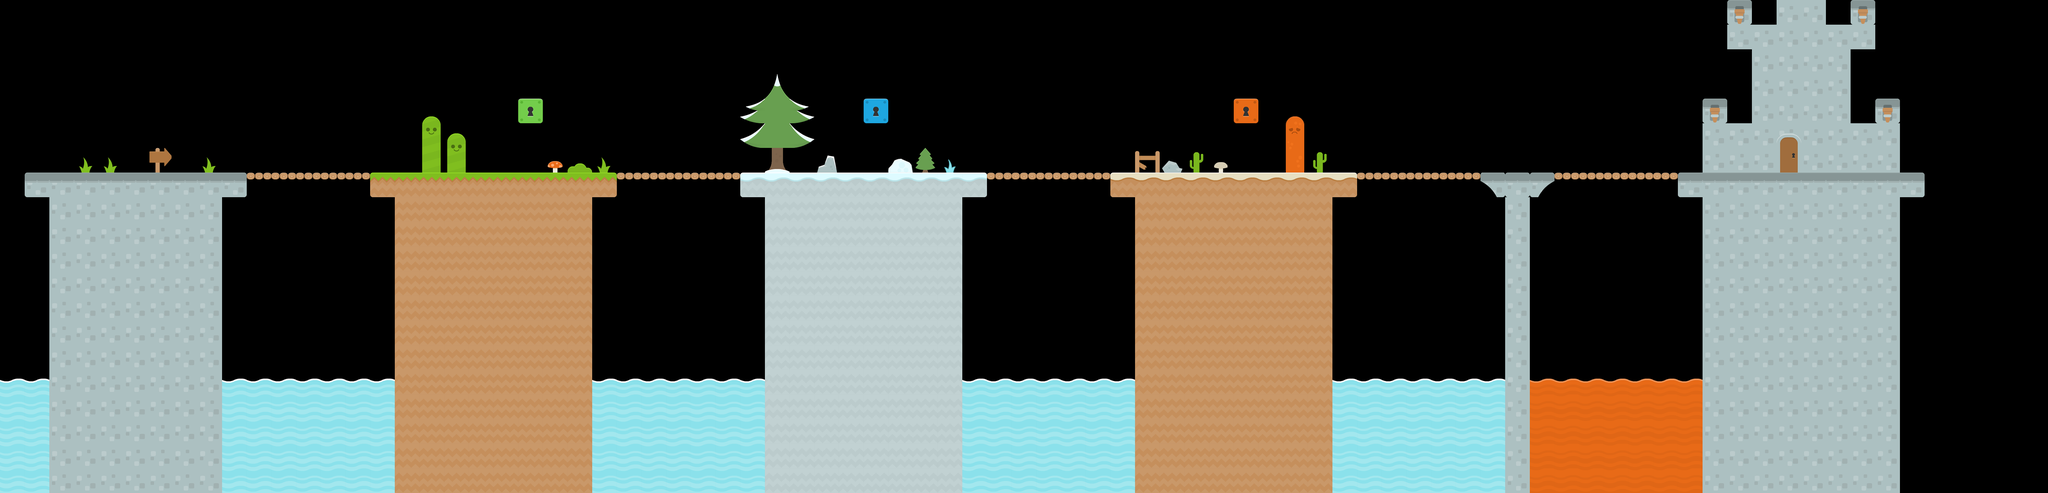

A 2D game scene composited from a Tiled map and its tileset images. What follows is a short description and the map's XML, with each tile layer's data collapsed to a summary:
An orthogonal 83x20 tile map with 64x64 px tiles, 3 tile layers (background, groundBack, ground) and 7 objects (4x sender, floor, color, spawn).

<map version="1.0" orientation="orthogonal" renderorder="right-down" width="83" height="20" tilewidth="64" tileheight="64" nextobjectid="162">
 <properties>
  <property name="background" value="" />
 </properties>
 <tileset firstgid="1" name="tileset" tilewidth="64" tileheight="64">
  <image source="tileset.png" width="832" height="640" />
 </tileset>
 <layer name="background" width="83" height="20">
  <data>[1660 cells, 36 non-empty, 2 distinct tile ids]</data>
 </layer>
 <layer name="groundBack" width="83" height="20">
  <data>[1660 cells, 131 non-empty, 42 distinct tile ids]</data>
 </layer>
 <layer name="ground" width="83" height="20">
  <data>[1660 cells, 665 non-empty, 21 distinct tile ids]</data>
 </layer>
 <objectgroup name="collision">
  <object id="133" name="floor" x="61" y="450.333" width="4928" height="13.3333" />
 </objectgroup>
 <objectgroup name="items">
  <object id="56" name="color" x="450.697" y="259.515" width="62" height="64">
   <properties>
    <property name="power" value="0.99" />
   </properties>
  </object>
  <object id="152" name="sender" x="3198.84" y="253.333" width="64" height="65.3333">
   <properties>
    <property name="map" value="sandPlains1-1" />
   </properties>
  </object>
  <object id="153" name="sender" x="2240.17" y="254.668" width="64" height="65.3333">
   <properties>
    <property name="map" value="frostPlateau1-1" />
   </properties>
  </object>
  <object id="154" name="sender" x="1344.5" y="255.668" width="64" height="65.3333">
   <properties>
    <property name="map" value="greenHills1-1" />
   </properties>
  </object>
  <object id="156" name="spawn" x="1006" y="399" width="51" height="49">
   <properties>
    <property name="ia" value="jumper" />
    <property name="interval" value="0.8" />
    <property name="spawnInterval" value="9999" />
    <property name="speed" value="-2" />
    <property name="speedY" value="6" />
   </properties>
  </object>
  <object id="161" name="sender" x="4617" y="361.333" width="64" height="65.3333">
   <properties>
    <property name="map" value="castle1" />
    <property name="requiredMaps" value="greenHills1-1;sandPlains1-1;frostPlateau1-1" />
   </properties>
  </object>
 </objectgroup>
 <objectgroup name="platform" />
</map>
